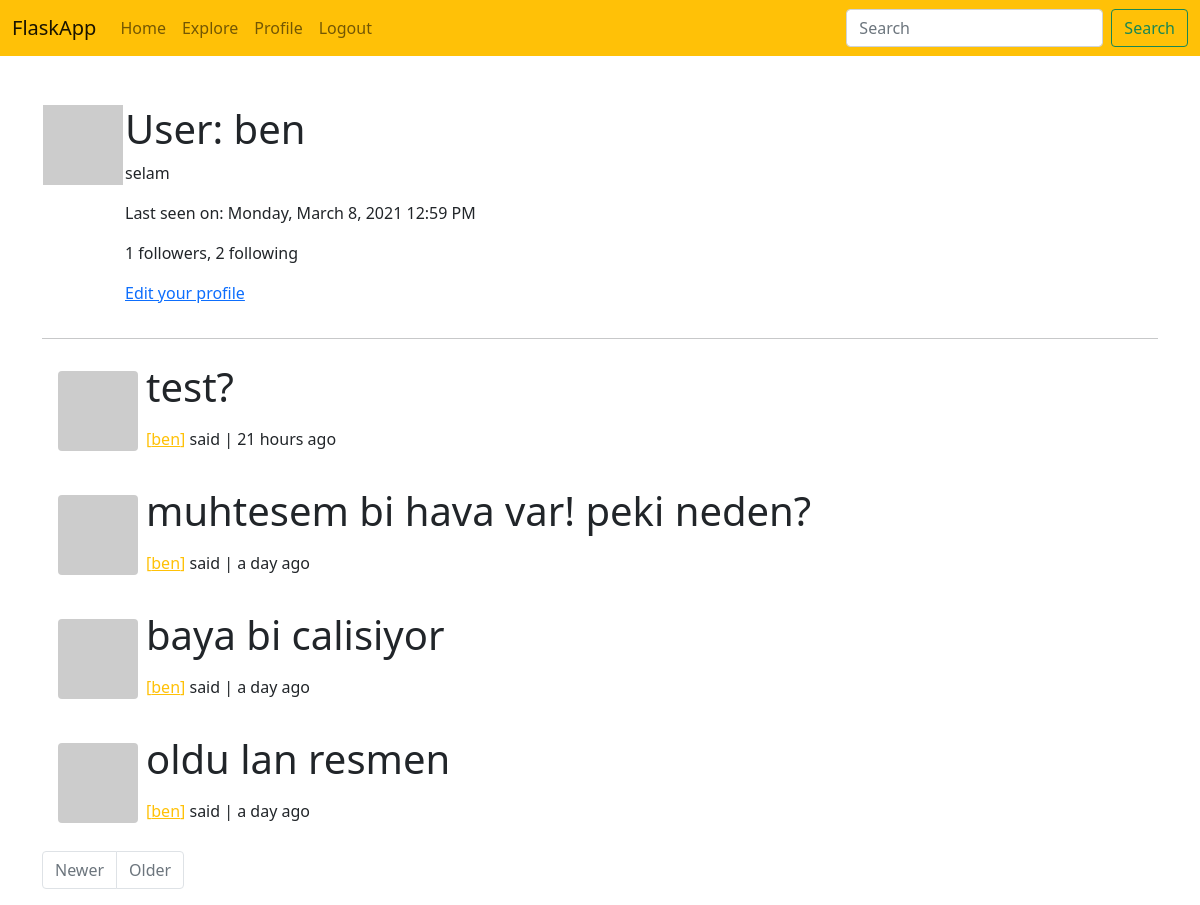
The page /user/ben (signed in) on the database as committed earlier.
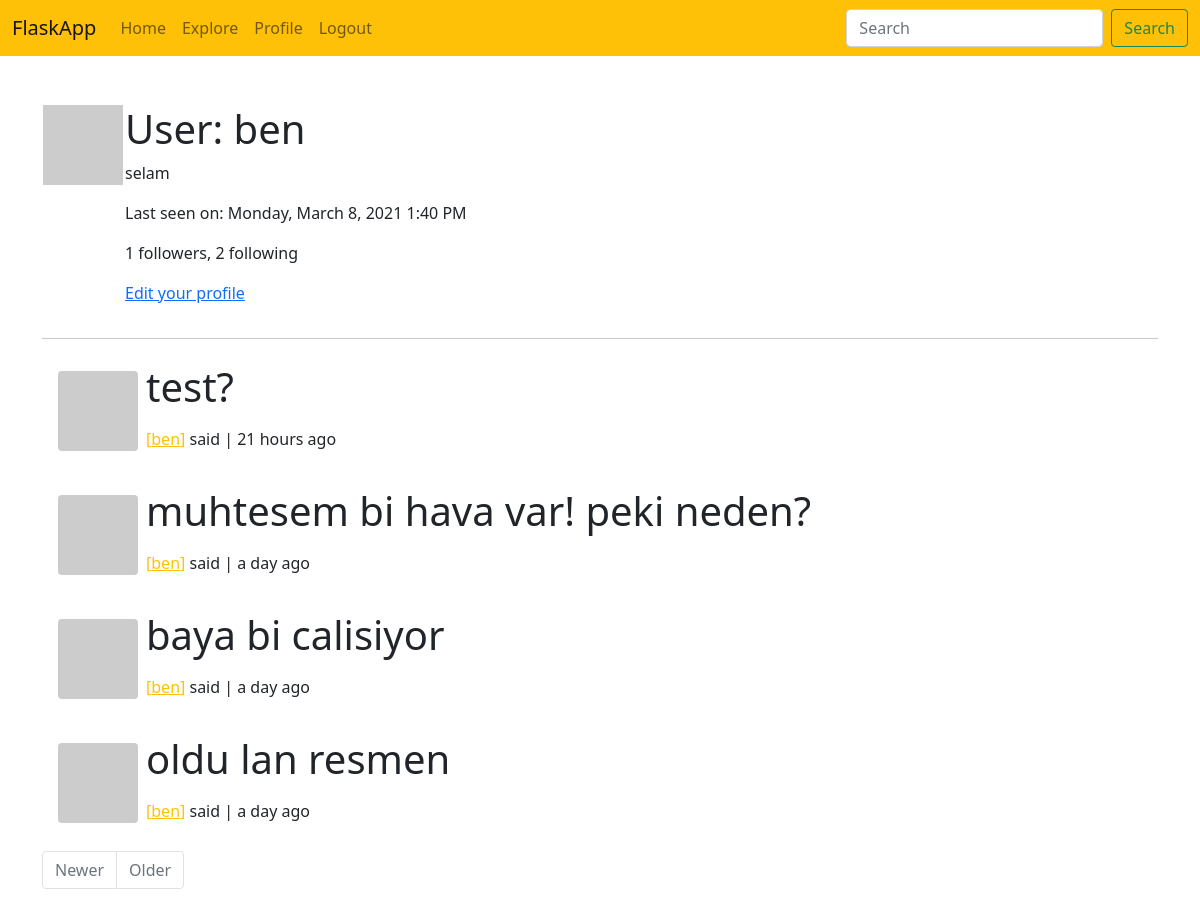
The same page on the database as committed later.
### app/models.py (models this page shows, shortened)
class User(UserMixin, db.Model):
    id = db.Column(db.Integer, primary_key=True)
    username = db.Column(db.String(64), index=True, unique=True)
    email = db.Column(db.String(120), index=True, unique=True)
    password_hash = db.Column(db.String(128))
    about_me = db.Column(db.String(140))
    last_seen = db.Column(db.DateTime, default=datetime.utcnow)
    posts = db.relationship('Post', backref='author', lazy='dynamic')
    followed = db.relationship('User',
                               secondary=followers,
                               primaryjoin=(followers.c.follower_id == id),
                               secondaryjoin=(followers.c.followed_id == id),
                               backref=db.backref('followers', lazy='dynamic'),
                               lazy='dynamic')
    def avatar(self, size):
        digest = md5(self.email.lower().encode('utf-8')).hexdigest()
        return f'https://www.gravatar.com/avatar/{digest}?d=identicon&s={size}'

### app/main/routes.py (the view)
@bp.route('/user/<username>')
@login_required
def user(username):
    user = User.query.filter_by(username=username).first_or_404()
    page = request.args.get('page', 1, type=int)
    posts = user.posts.order_by(Post.timestamp.desc()).paginate(
        page, current_app.config['POSTS_PER_PAGE'], False)
    next_url = url_for('main.user', username=user.username, page=posts.next_num) \
        if posts.has_next else None
    prev_url = url_for('main.user', username=user.username, page=posts.prev_num) \
        if posts.has_prev else None
    form = EmptyForm()
    return render_template('user.html',
                           user=user,
                           posts=posts.items,
                           title=user.username,
                           next_url=next_url,
                           prev_url=prev_url,
                           form=form)

### app/main/forms.py
class EmptyForm(FlaskForm):
    submit = SubmitField('Submit')

### app/main/routes.py (called while the page is built)
@bp.before_request
def before_request():
    if current_user.is_authenticated:
        current_user.last_seen = datetime.utcnow()
        db.session.commit()

### app/models.py (called while the page is built)
@login.user_loader
def load_user(id):
    return User.query.get(int(id))

### app/templates/user.html (shortened to what this page needs)
{% extends "base.html" %}
{% block app_content %}
<table>
    <tr valign="top">
        <td><img src="{{ user.avatar(128) }}"></td>
        <td>
            <h1>User: {{ user.username }}</h1>
            {% if user.about_me %}
                <p>{{ user.about_me }}</p>
            {% endif %}
            {% if user.last_seen %}
            <p>Last seen on: {{ moment(user.last_seen).format('LLLL') }}</p>
            {% endif %}
            <p>{{ user.followers.count() }} followers, {{ user.followed.count() }} following</p>
            {% if user == current_user %}
                <p><a href="{{ url_for('main.edit_profile') }}">Edit your profile</a></p>
            {% endif %}
        </td>
    </tr>
</table>
<hr>
{% for post in posts %}
    {% include "_post.html" %}
{% endfor %}
{% include "_pagination.html" %}
{% endblock app_content %}

Rows that differ between the two databases and show on the page:
changed User "ben": last_seen "Monday, March 8, 2021 12:59 PM" → "Monday, March 8, 2021 1:40 PM"
